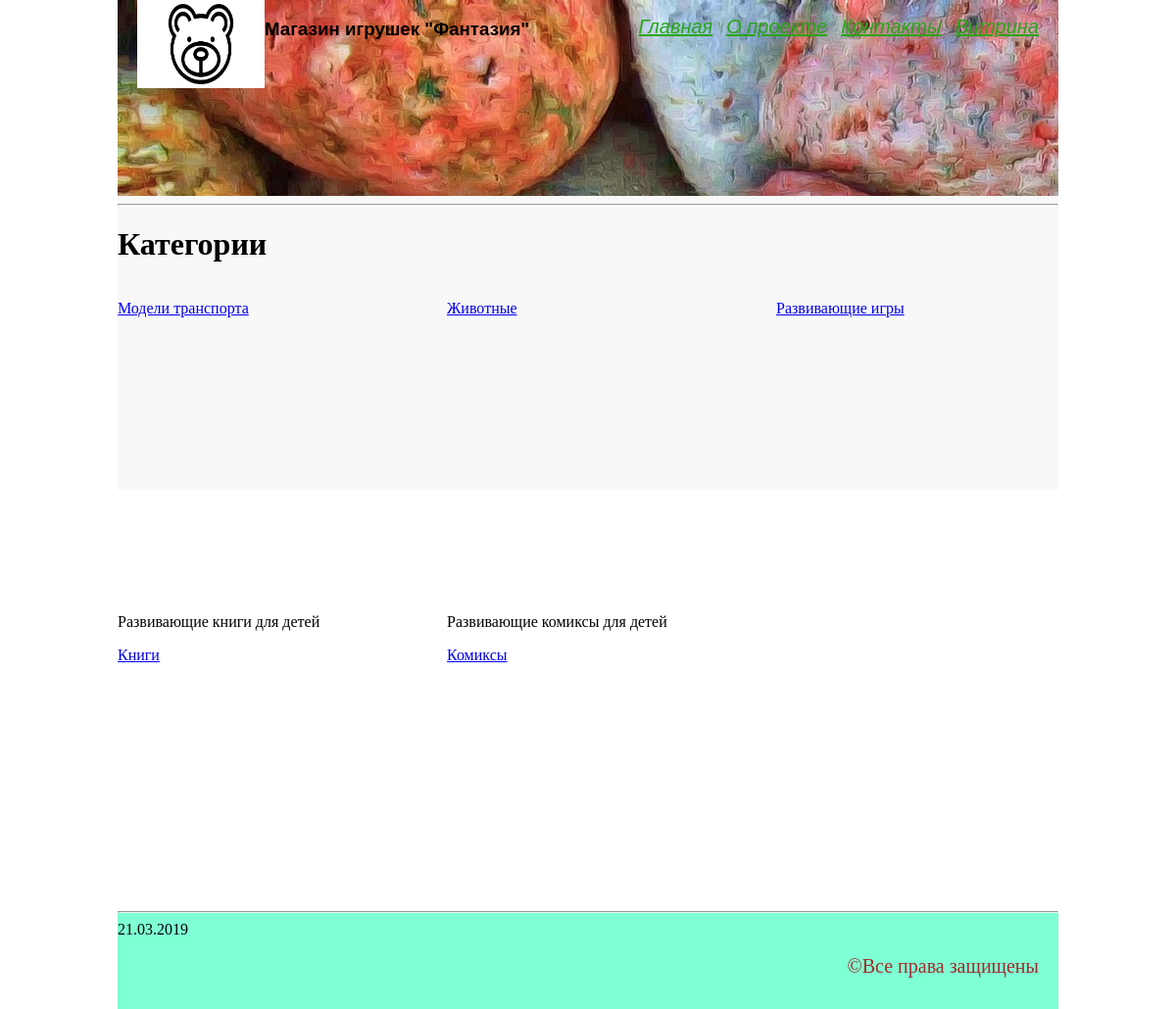
Page /categories/ on the committed database.
### products/models.py (models this page shows, shortened)
class Category(models.Model):
    name = models.CharField(max_length=255)
    description = models.TextField(blank=True, null=True)
    created = models.DateTimeField(auto_now_add=True)
    modified = models.DateTimeField(auto_now=True)

### products/views/categories.py (the view)
class CategoryListView(ListView):
    model = Category
    template_name = 'categories/catalog.html'

### products/templates/categories/catalog.html (shortened to what this page needs)
{% extends 'server/master.html' %}
{% load static %}
{% block page_content %}
<h1>Категории</h1>
<div class="image_cat">
{% for object in object_list %}
<div class="cat_product">
<p>{{ object.description }}</p>
<a href="{% url 'categories:detail' pk=object.id %}">{{ object.name }}</a>
</div>
    {% endfor %}
    </div>
{% endblock %}

### server/static/server/css/master.css (style rules this page uses)
html, body { margin: 0; padding: 0; width: 100%; height: 100%; }
.cat_product { width: 30%; float: left; margin-right: 5%; height: 300px; margin-bottom: 20px; }
.cat_product:nth-child(3n) { margin-right: 0; }

### rows in the picture
Category: name "Модели транспорта"
Category: name "Животные"
Category: name "Развивающие игры"
Category: description "Развивающие книги для детей", name "Книги"
Category: description "Развивающие комиксы для детей", name "Комиксы"
